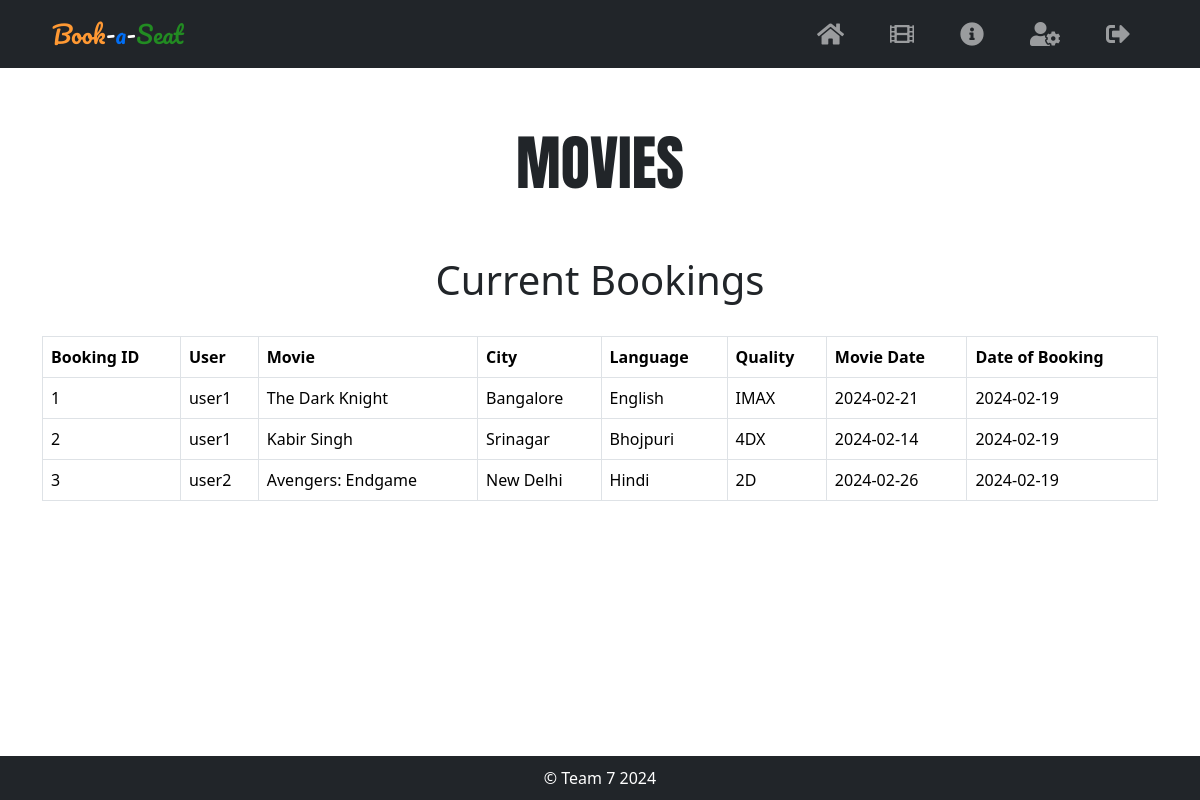
/current_bookings.php (signed in), run on an earlier commit of the app's database.
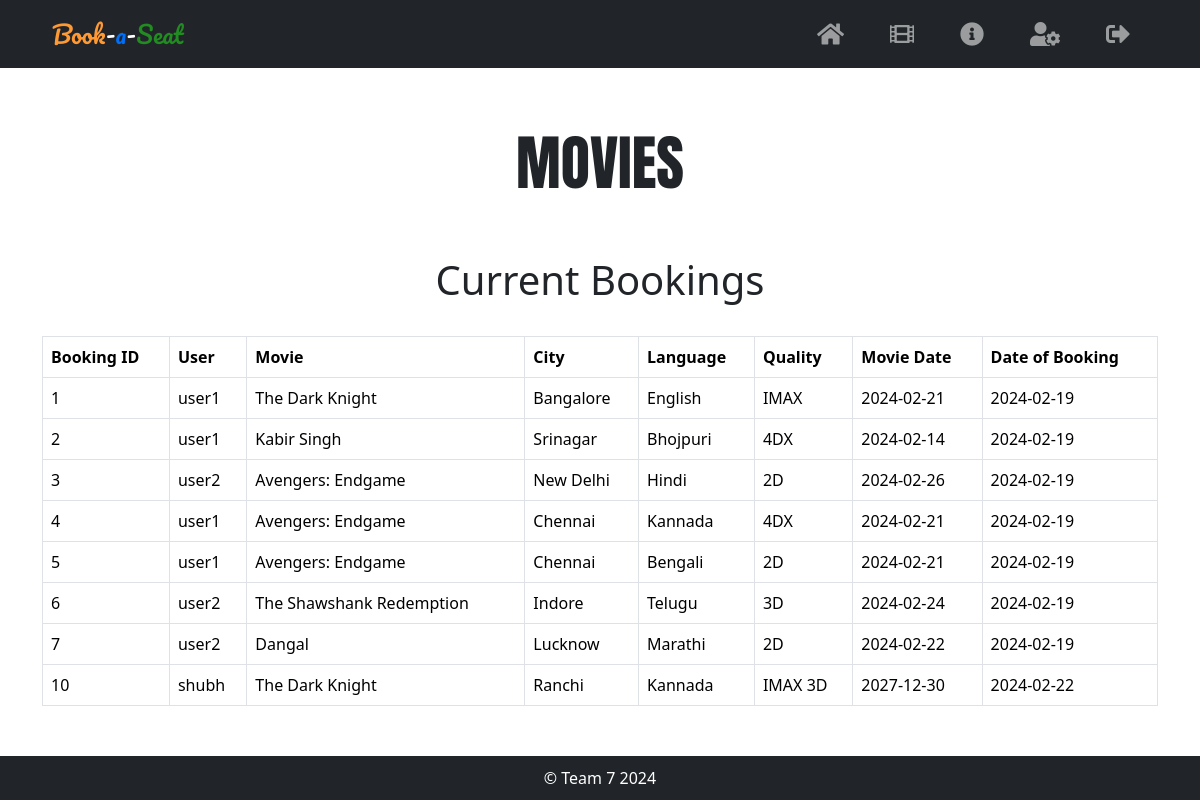
And on a later commit of the database.
### tables this page shows
CREATE TABLE `bookings` (
  `booking_id` int NOT NULL AUTO_INCREMENT,
  `user_name` varchar(255) DEFAULT NULL,
  `movie_name` varchar(255) DEFAULT NULL,
  `city_name` varchar(255) DEFAULT NULL,
  `language` varchar(10) DEFAULT NULL,
  `quality_type` varchar(50) DEFAULT NULL,
  `date_of_show` date DEFAULT NULL,
  `date_of_booking` date DEFAULT NULL,
  PRIMARY KEY (`booking_id`),
  KEY `movie_name` (`movie_name`),
  KEY `user_name` (`user_name`),
  KEY `city_name` (`city_name`),
  KEY `language` (`language`),
  KEY `quality_type` (`quality_type`),
  CONSTRAINT `bookings_ibfk_1` FOREIGN KEY (`movie_name`) REFERENCES `movies` (`title`),
  CONSTRAINT `bookings_ibfk_2` FOREIGN KEY (`user_name`) REFERENCES `users` (`username`),
  CONSTRAINT `bookings_ibfk_3` FOREIGN KEY (`city_name`) REFERENCES `cities` (`city_name`),
  CONSTRAINT `bookings_ibfk_4` FOREIGN KEY (`language`) REFERENCES `languages` (`name`),
  CONSTRAINT `bookings_ibfk_5` FOREIGN KEY (`quality_type`) REFERENCES `quality` (`type`)
);

### current_bookings.php (the view, shortened to what this page needs)
<?php
include_once "src/components/db_connection.php";
$user_name = $_SESSION['login_user'];
if($user_name=="admin"){
    $sql = "SELECT * FROM bookings";
}
else{
    $sql = "SELECT * FROM bookings where user_name='$user_name' ";
}
$result = $conn->query($sql);
?>
<?php include 'src/components/header1.php' ?>
<link rel="stylesheet" href="src/css/current-booking-style.css">
<?php include 'src/components/header2.php' ?>
<div class="movies-header">
    MOVIES
</div>
<div class="container mt-5">
    <h1 class="text-center">Current Bookings</h1>
    <br>
    <div class="table-responsive">
        <table class="table table-bordered">
            <thead>
                <tr>
                    <th>Booking ID</th>
                    <th>User</th>
                    <th>Movie</th>
                    <th>City</th>
                    <th>Language</th>
                    <th>Quality</th>
                    <th>Movie Date</th>
                    <th>Date of Booking</th>
                </tr>
            </thead>
            <tbody>
                <?php
                if ($result->num_rows > 0) {
                    while ($row = $result->fetch_assoc()) {
                        echo "<tr>";
                        echo "<td>" . $row['booking_id'] . "</td>";
                        echo "<td>" . $row['user_name'] . "</td>";
                        echo "<td>" . $row['movie_name'] . "</td>";
                        echo "<td>" . $row['city_name'] . "</td>";
                        echo "<td>" . $row['language'] . "</td>";
                        echo "<td>" . $row['quality_type'] . "</td>";
                        echo "<td>" . $row['date_of_show'] . "</td>";
                        echo "<td>" . $row['date_of_booking'] . "</td>";
                        echo "</tr>";
                    }
                } else {
                    echo "<tr><td colspan='8'>No bookings found</td></tr>";
                }
                ?>
            </tbody>
        </table>
    </div>
</div>
<?php include 'src/components/footer.php' ?>

### src/components/header1.php (shortened to what this page needs)
<!DOCTYPE html>
<html lang="en">
<head>
    <link rel="stylesheet" href="src/dependencies/bootstrap-5.3.2-dist/css/bootstrap.min.css">
    <link rel="stylesheet" href="src/dependencies/fontawesome-free-5.15.4-web/css/all.min.css">
	<link rel="stylesheet" href="src/css/navbar-style.css">

### src/components/header2.php (shortened to what this page needs)
</head>
<body>
<nav class="navbar navbar-expand-lg navbar-dark bg-dark">
    <div class="container-fluid">
        <a class="navbar-brand" href="home.php">Book<span class="dashes">-</span><span class="a-letter">a</span><span class="dashes">-</span><span class="seat-word">Seat</span></a>
        <div class="collapse navbar-collapse navbar-items" id="navbarSupportedContent">
            <ul class="navbar-nav ms-auto">
                <li class="nav-item">
                    <a class="nav-link" href="home.php" title="Home"><i class="fas fa-home"></i></a>
                </li>
                <li class="nav-item">
                    <a class="nav-link" href="movies.php" title="Movies"><i class="fas fa-film"></i></a>
                </li>
                <li class="nav-item">
                    <a class="nav-link" href="about.php" title="About Us"><i class="fas fa-info-circle"></i></a>
                </li>
                <li class="nav-item">
                    <a class="nav-link" href="settings.php" title="Settings"><i class="fas fa-user-cog"></i></a>
                </li>
                <li class="nav-item">
                    <a class="nav-link" href="src/components/logout.php" title="Logout"><i class="fas fa-sign-out-alt"></i></a>
                </li>
            </ul>
        </div>
    </div>
</nav>

### src/components/footer.php (shortened to what this page needs)
<footer class="footer bg-dark">
    <div class="container">
        <p class="text-center">&copy; Team 7 2024</p>
    </div>
</footer>
</body>
</html>

### src/css/navbar-style.css (style rules this page uses)
body { display: flex; flex-direction: column; min-height: 100vh; }
.navbar { font-size: 1.5em; }
.navbar-brand { font-size: 24px; font-family: 'Pacifico', cursive; font-weight: lighter; color: #FF9933; padding-left: 0px; margin-left: 40px; }
.navbar-brand .a-letter { color: #006ef5; }
.navbar-brand .seat-word { color: #228B22; }
.navbar-brand .dashes { color: #ffffff; }
.navbar-items { margin-right: 20px; }
.navbar-items .nav-item { margin-right: 20px; }
.footer { color: white; padding: 10px 0; }
.footer p { margin: 0; }
.fas { margin-right: 10px; }

### src/css/current-booking-style.css (style rules this page uses)
.movies-header { text-align: center; font-size: 60px; margin-top: 50px; font-family: 'Anton', sans-serif; }
.container { flex: 1; }

What changed in the data, as far as the page shows it:
added bookings: booking_id "4", user_name "user1", movie_name "Avengers: Endgame", city_name "Chennai", language "Kannada", quality_type "4DX", date_of_show "2024-02-21", date_of_booking "2024-02-19"
added bookings: booking_id "5", user_name "user1", movie_name "Avengers: Endgame", city_name "Chennai", language "Bengali", quality_type "2D", date_of_show "2024-02-21", date_of_booking "2024-02-19"
added bookings: booking_id "6", user_name "user2", movie_name "The Shawshank Redemption", city_name "Indore", language "Telugu", quality_type "3D", date_of_show "2024-02-24", date_of_booking "2024-02-19"
added bookings: booking_id "7", user_name "user2", movie_name "Dangal", city_name "Lucknow", language "Marathi", quality_type "2D", date_of_show "2024-02-22", date_of_booking "2024-02-19"
added bookings: booking_id "10", user_name "shubh", movie_name "The Dark Knight", city_name "Ranchi", language "Kannada", quality_type "IMAX 3D", date_of_show "2027-12-30", date_of_booking "2024-02-22"
